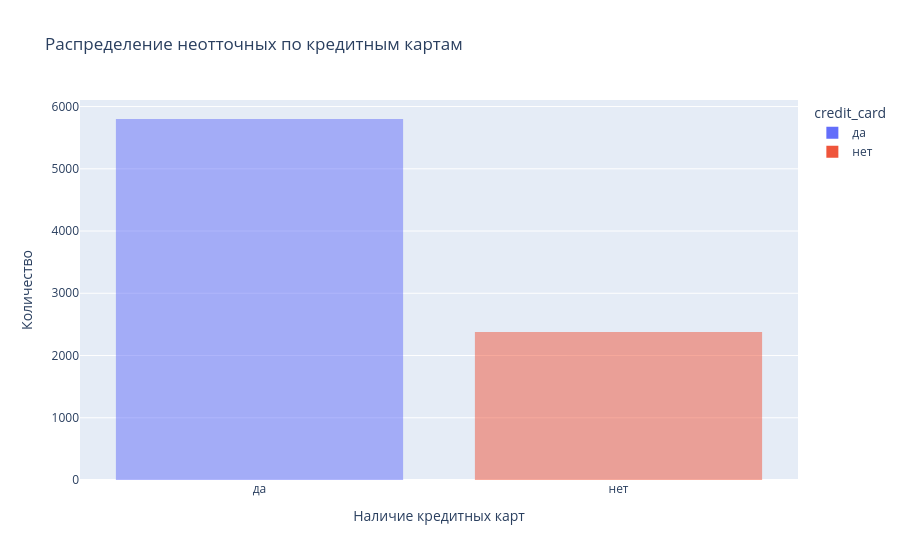

Source (notebook cell):
### Markdown cell above
![newplot%20%285%29.png](images/img-04.png)

### Code cell
df_card_stay = df_stay.groupby(['credit_card'])['churn'].count()
df_card_stay.name = 'count'
df_card_stay = df_card_stay.reset_index().sort_values(by='count', ascending=False)
df_card_stay = df_card_stay.replace({'credit_card':{1:'да', 0:'нет'}})

fig = px.histogram(df_card_stay,
                   x='credit_card',
                   y='count',
                   color='credit_card', 
                   title='Распределение неотточных по кредитным картам',
                   nbins=5, 
                   barmode='overlay')
fig.update_xaxes(title_text='Наличие кредитных карт') 
fig.update_yaxes(title_text='Количество')
fig.show()

### Figure 1 — Plotly figure (JSON) as saved in the notebook; plotly's stock layout.template omitted (floating-point values rounded to 4 significant figures)
{"data": [{"alignmentgroup": "True", "bingroup": "x", "histfunc": "sum", "hovertemplate": "credit_card=%{x}<br>sum of count=%{y}<extra></extra>", "legendgroup": "да", "marker": {"color": "#636efa", "opacity": 0.5, "pattern": {"shape": ""}}, "name": "да", "nbinsx": 5, "offsetgroup": "да", "orientation": "v", "showlegend": true, "type": "histogram", "x": ["да"], "xaxis": "x", "y": [5800], "yaxis": "y"}, {"alignmentgroup": "True", "bingroup": "x", "histfunc": "sum", "hovertemplate": "credit_card=%{x}<br>sum of count=%{y}<extra></extra>", "legendgroup": "нет", "marker": {"color": "#EF553B", "opacity": 0.5, "pattern": {"shape": ""}}, "name": "нет", "nbinsx": 5, "offsetgroup": "нет", "orientation": "v", "showlegend": true, "type": "histogram", "x": ["нет"], "xaxis": "x", "y": [2377], "yaxis": "y"}], "layout": {"barmode": "overlay", "legend": {"title": {"text": "credit_card"}, "tracegroupgap": 0}, "title": {"text": "Распределение неотточных по кредитным картам"}, "xaxis": {"anchor": "y", "categoryarray": ["да", "нет"], "categoryorder": "array", "domain": [0, 1], "title": {"text": "Наличие кредитных карт"}}, "yaxis": {"anchor": "x", "domain": [0, 1], "title": {"text": "Количество"}}}}
